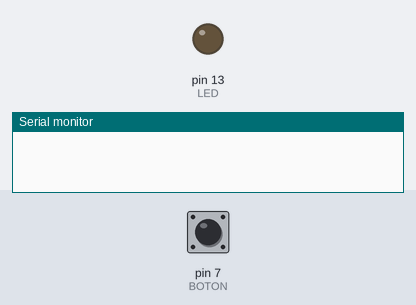
Recording of a sketch running on a simulated Arduino Uno, built with avr-gcc and run on an emulated ATmega328P. Shown: output pins drawn as LEDs (lit = HIGH), the last lines printed to the serial monitor. The test bench sets the inputs (shaded band); at power-on: pin 7 (BOTON) LOW.

Above: at 1.2 s.
1.3 s: pin 7 (BOTON) pulled HIGH for 0.15 s
At 1.37 s:
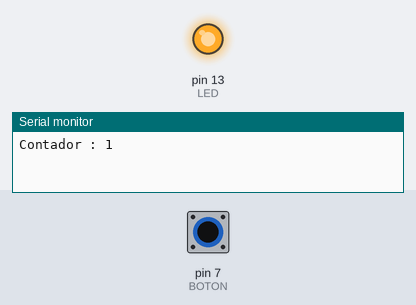
2.9 s: pin 7 (BOTON) pulled HIGH for 3.2 s
At 7.1 s:
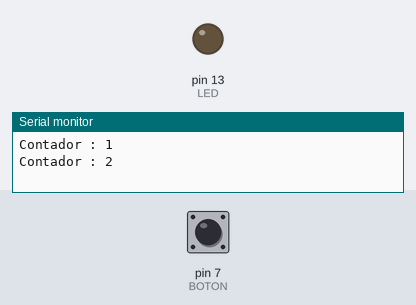
Timing chart, 0 to 8.6 s (numbered marks = the images above; inputs shaded):
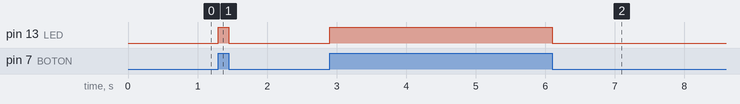

Measured:
- after the input at 1.3 s, pin 13 (LED): LOW → HIGH at once, → LOW 0.15 s later
- after the input at 2.9 s, pin 13 (LED): LOW → HIGH at once, → LOW 3.2 s later

The sketch:

Contador.ino
```cpp
/* PRACTICAS ARDUINO PROYECTO                                       13/12/2018

NOMBRE : JAVIER
APELLIDOS : PRESMANES CARDAMA
NUMERO PRACTICA : 9.1
NOMBRE PRACTICA : CONTADOR
CURSO : 2º CICLO SUPERIOR EN SISTEMAS DE TELECOMUNICACIONES E INFORMATICOS
CORREO : presmanes3@gmail.com

*/
#include <Arduino.h>
#define LED 13  // Definimos el LED como 13
#define BOTON 7 // Definimos el Botono como 7

/* Inicializamos las variables valor y prev valor como uint8_t ya que
 solo pueden tener estado alto o bajo y el contador sera de 2bytes pudiendo
 llegar a 65.536 valores*/
uint8_t valor = 0;
uint8_t prev_valor = 0;
uint16_t contador = 0;

void setup() {
  pinMode(LED, OUTPUT);  // Pin 13 como salida
  pinMode(BOTON, INPUT); // Pin 7 como entrada

  Serial.begin(9600); // Inicializamos el Serial a 9600 baudios
}
void loop() {
  valor = digitalRead(BOTON); // Almacenamos la lectura del boton
  digitalWrite(LED, valor);   // Representamos dicha lectura graficamente
  if (valor != prev_valor) {  // si el valor ha cambiado
    if (valor == 1) {         // si el valor es alto
      contador++;             // suma uno al contador
      char buff[50];
      snprintf(buff, 50, "Contador : %d",
               contador);   // le damos formato a un char
      Serial.println(buff); // mostramos el char pro pantalla
    }
  }
  prev_valor = valor; // reseteamos el valor a comparar
}
```
